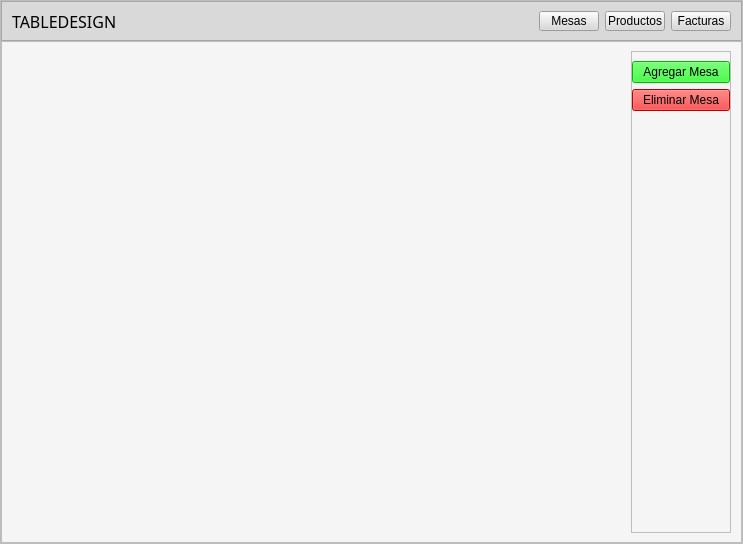
<?xml version="1.0" encoding="UTF-8"?>
<ui version="4.0">
 <class>MainWindow</class>
 <widget class="QMainWindow" name="MainWindow">
  <property name="geometry">
   <rect>
    <x>0</x>
    <y>0</y>
    <width>743</width>
    <height>544</height>
   </rect>
  </property>
  <property name="windowTitle">
   <string>MainWindow</string>
  </property>
  <widget class="QWidget" name="centralwidget">
   <layout class="QVBoxLayout" name="verticalLayout">
    <property name="spacing">
     <number>0</number>
    </property>
    <property name="leftMargin">
     <number>0</number>
    </property>
    <property name="topMargin">
     <number>0</number>
    </property>
    <property name="rightMargin">
     <number>0</number>
    </property>
    <property name="bottomMargin">
     <number>0</number>
    </property>
    <item>
     <widget class="QFrame" name="frame">
      <property name="styleSheet">
       <string notr="true">background-color:#F5F5F5;</string>
      </property>
      <property name="frameShape">
       <enum>QFrame::StyledPanel</enum>
      </property>
      <property name="frameShadow">
       <enum>QFrame::Raised</enum>
      </property>
      <layout class="QVBoxLayout" name="verticalLayout_2">
       <property name="spacing">
        <number>0</number>
       </property>
       <property name="leftMargin">
        <number>0</number>
       </property>
       <property name="topMargin">
        <number>0</number>
       </property>
       <property name="rightMargin">
        <number>0</number>
       </property>
       <property name="bottomMargin">
        <number>0</number>
       </property>
       <item>
        <widget class="QFrame" name="frame_header">
         <property name="minimumSize">
          <size>
           <width>40</width>
           <height>0</height>
          </size>
         </property>
         <property name="maximumSize">
          <size>
           <width>16777215</width>
           <height>40</height>
          </size>
         </property>
         <property name="styleSheet">
          <string notr="true">background-color: rgb(217, 217, 217);</string>
         </property>
         <property name="frameShape">
          <enum>QFrame::StyledPanel</enum>
         </property>
         <property name="frameShadow">
          <enum>QFrame::Raised</enum>
         </property>
         <layout class="QHBoxLayout" name="horizontalLayout">
          <property name="leftMargin">
           <number>10</number>
          </property>
          <property name="rightMargin">
           <number>10</number>
          </property>
          <item>
           <widget class="QLabel" name="label">
            <property name="font">
             <font>
              <family>Baskerville Old Face</family>
              <pointsize>12</pointsize>
              <weight>50</weight>
              <bold>false</bold>
             </font>
            </property>
            <property name="text">
             <string>TABLEDESIGN</string>
            </property>
           </widget>
          </item>
          <item>
           <spacer name="horizontalSpacer">
            <property name="orientation">
             <enum>Qt::Horizontal</enum>
            </property>
            <property name="sizeHint" stdset="0">
             <size>
              <width>399</width>
              <height>17</height>
             </size>
            </property>
           </spacer>
          </item>
          <item>
           <widget class="QPushButton" name="pushButton_Mesas">
            <property name="minimumSize">
             <size>
              <width>60</width>
              <height>0</height>
             </size>
            </property>
            <property name="maximumSize">
             <size>
              <width>60</width>
              <height>16777215</height>
             </size>
            </property>
            <property name="focusPolicy">
             <enum>Qt::ClickFocus</enum>
            </property>
            <property name="styleSheet">
             <string notr="true">
QPushButton#pushButton_Mesas:hover {
	
	
	background-color: rgb(173, 173, 173);
}</string>
            </property>
            <property name="text">
             <string>Mesas</string>
            </property>
           </widget>
          </item>
          <item>
           <widget class="QPushButton" name="pushButton_Productos">
            <property name="minimumSize">
             <size>
              <width>60</width>
              <height>0</height>
             </size>
            </property>
            <property name="maximumSize">
             <size>
              <width>60</width>
              <height>16777215</height>
             </size>
            </property>
            <property name="focusPolicy">
             <enum>Qt::ClickFocus</enum>
            </property>
            <property name="styleSheet">
             <string notr="true">QPushButton#pushButton_Productos:hover {
	
	
	background-color: rgb(173, 173, 173);
}</string>
            </property>
            <property name="text">
             <string>Productos</string>
            </property>
           </widget>
          </item>
          <item>
           <widget class="QPushButton" name="pushButton_Facturas">
            <property name="minimumSize">
             <size>
              <width>60</width>
              <height>0</height>
             </size>
            </property>
            <property name="maximumSize">
             <size>
              <width>60</width>
              <height>16777215</height>
             </size>
            </property>
            <property name="styleSheet">
             <string notr="true">QPushButton#pushButton_Facturas:hover {
	
	
	background-color: rgb(173, 173, 173);
}</string>
            </property>
            <property name="text">
             <string>Facturas</string>
            </property>
           </widget>
          </item>
         </layout>
        </widget>
       </item>
       <item>
        <widget class="QFrame" name="frame_main">
         <property name="frameShape">
          <enum>QFrame::StyledPanel</enum>
         </property>
         <property name="frameShadow">
          <enum>QFrame::Raised</enum>
         </property>
         <layout class="QHBoxLayout" name="horizontalLayout_3">
          <property name="leftMargin">
           <number>10</number>
          </property>
          <property name="rightMargin">
           <number>10</number>
          </property>
          <item>
           <layout class="QGridLayout" name="gridLayout" rowminimumheight="0" columnminimumwidth="0"/>
          </item>
          <item alignment="Qt::AlignRight">
           <widget class="QFrame" name="frame_2">
            <property name="minimumSize">
             <size>
              <width>100</width>
              <height>0</height>
             </size>
            </property>
            <property name="maximumSize">
             <size>
              <width>100</width>
              <height>16777215</height>
             </size>
            </property>
            <property name="frameShape">
             <enum>QFrame::StyledPanel</enum>
            </property>
            <property name="frameShadow">
             <enum>QFrame::Raised</enum>
            </property>
            <layout class="QVBoxLayout" name="verticalLayout_3">
             <property name="leftMargin">
              <number>0</number>
             </property>
             <property name="rightMargin">
              <number>0</number>
             </property>
             <item>
              <widget class="QPushButton" name="pushButton_AgregarMesa">
               <property name="styleSheet">
                <string notr="true">background-color: rgb(0, 255, 0);</string>
               </property>
               <property name="text">
                <string>Agregar Mesa</string>
               </property>
              </widget>
             </item>
             <item>
              <widget class="QPushButton" name="pushButton_EliminarMesa">
               <property name="styleSheet">
                <string notr="true">background-color: rgb(255, 0, 0);</string>
               </property>
               <property name="text">
                <string>Eliminar Mesa</string>
               </property>
              </widget>
             </item>
             <item>
              <spacer name="verticalSpacer_3">
               <property name="orientation">
                <enum>Qt::Vertical</enum>
               </property>
               <property name="sizeHint" stdset="0">
                <size>
                 <width>20</width>
                 <height>401</height>
                </size>
               </property>
              </spacer>
             </item>
            </layout>
           </widget>
          </item>
         </layout>
        </widget>
       </item>
      </layout>
     </widget>
    </item>
   </layout>
  </widget>
 </widget>
 <resources/>
 <connections/>
</ui>
